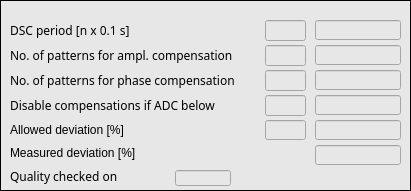
   <widget class="caFrame" name="caframe_8">
    <property name="geometry">
     <rect>
      <x>5</x>
      <y>15</y>
      <width>411</width>
      <height>191</height>
     </rect>
    </property>
    <property name="styleSheet">
     <string notr="true">background-color: rgb(231, 231, 231);</string>
    </property>
    <property name="frameShape">
     <enum>QFrame::Box</enum>
    </property>
    <property name="frameShadow">
     <enum>QFrame::Plain</enum>
    </property>
    <property name="lineWidth">
     <number>1</number>
    </property>
    <property name="midLineWidth">
     <number>1</number>
    </property>
    <property name="background">
     <color>
      <red>0</red>
      <green>0</green>
      <blue>0</blue>
     </color>
    </property>
    <property name="backgroundMode">
     <enum>caFrame::Filled</enum>
    </property>
    <widget class="QLabel" name="label_47">
     <property name="geometry">
      <rect>
       <x>10</x>
       <y>45</y>
       <width>256</width>
       <height>20</height>
      </rect>
     </property>
     <property name="font">
      <font>
       <family>Sans Serif</family>
       <pointsize>9</pointsize>
      </font>
     </property>
     <property name="text">
      <string>No. of patterns for ampl. compensation</string>
     </property>
    </widget>
    <widget class="QLabel" name="label_49">
     <property name="geometry">
      <rect>
       <x>10</x>
       <y>20</y>
       <width>141</width>
       <height>20</height>
      </rect>
     </property>
     <property name="font">
      <font>
       <family>Sans Serif</family>
       <pointsize>9</pointsize>
      </font>
     </property>
     <property name="text">
      <string>DSC period [n x 0.1 s]</string>
     </property>
    </widget>
    <widget class="caTextEntry" name="catextentry_2">
     <property name="geometry">
      <rect>
       <x>265</x>
       <y>20</y>
       <width>41</width>
       <height>21</height>
      </rect>
     </property>
     <property name="font">
      <font>
       <family>Sans Serif</family>
       <pointsize>10</pointsize>
      </font>
     </property>
     <property name="alignment">
      <set>Qt::AlignRight|Qt::AlignTrailing|Qt::AlignVCenter</set>
     </property>
     <property name="channel" stdset="0">
      <string notr="true">$(BPM):dsc:frequency_sp</string>
     </property>
     <property name="foreground">
      <color>
       <red>170</red>
       <green>0</green>
       <blue>0</blue>
      </color>
     </property>
     <property name="background">
      <color>
       <red>255</red>
       <green>255</green>
       <blue>127</blue>
      </color>
     </property>
     <property name="colorMode">
      <enum>caLineEdit::Static</enum>
     </property>
     <property name="limitsMode">
      <enum>caLineEdit::User</enum>
     </property>
     <property name="maxValue">
      <double>200.000000000000000</double>
     </property>
     <property name="minValue">
      <double>10.000000000000000</double>
     </property>
     <property name="fontScaleMode">
      <enum>caLineEdit::WidthAndHeight</enum>
     </property>
    </widget>
    <widget class="QLabel" name="label_48">
     <property name="geometry">
      <rect>
       <x>10</x>
       <y>70</y>
       <width>256</width>
       <height>20</height>
      </rect>
     </property>
     <property name="font">
      <font>
       <family>Sans Serif</family>
       <pointsize>9</pointsize>
      </font>
     </property>
     <property name="text">
      <string>No. of patterns for phase compensation</string>
     </property>
    </widget>
    <widget class="caTextEntry" name="catextentry_3">
     <property name="geometry">
      <rect>
       <x>265</x>
       <y>45</y>
       <width>41</width>
       <height>21</height>
      </rect>
     </property>
     <property name="font">
      <font>
       <family>Sans Serif</family>
       <pointsize>10</pointsize>
      </font>
     </property>
     <property name="alignment">
      <set>Qt::AlignRight|Qt::AlignTrailing|Qt::AlignVCenter</set>
     </property>
     <property name="channel" stdset="0">
      <string notr="true">$(BPM):dsc:avg_gain_patt_sp</string>
     </property>
     <property name="foreground">
      <color>
       <red>170</red>
       <green>0</green>
       <blue>0</blue>
      </color>
     </property>
     <property name="background">
      <color>
       <red>255</red>
       <green>255</green>
       <blue>127</blue>
      </color>
     </property>
     <property name="colorMode">
      <enum>caLineEdit::Static</enum>
     </property>
     <property name="limitsMode">
      <enum>caLineEdit::User</enum>
     </property>
     <property name="maxValue">
      <double>16.000000000000000</double>
     </property>
     <property name="minValue">
      <double>4.000000000000000</double>
     </property>
     <property name="fontScaleMode">
      <enum>caLineEdit::WidthAndHeight</enum>
     </property>
    </widget>
    <widget class="caTextEntry" name="catextentry_4">
     <property name="geometry">
      <rect>
       <x>265</x>
       <y>70</y>
       <width>41</width>
       <height>21</height>
      </rect>
     </property>
     <property name="font">
      <font>
       <family>Sans Serif</family>
       <pointsize>10</pointsize>
      </font>
     </property>
     <property name="alignment">
      <set>Qt::AlignRight|Qt::AlignTrailing|Qt::AlignVCenter</set>
     </property>
     <property name="channel" stdset="0">
      <string notr="true">$(BPM):dsc:avg_ph_patt_sp</string>
     </property>
     <property name="foreground">
      <color>
       <red>170</red>
       <green>0</green>
       <blue>0</blue>
      </color>
     </property>
     <property name="background">
      <color>
       <red>255</red>
       <green>255</green>
       <blue>127</blue>
      </color>
     </property>
     <property name="colorMode">
      <enum>caLineEdit::Static</enum>
     </property>
     <property name="limitsMode">
      <enum>caLineEdit::User</enum>
     </property>
     <property name="maxValue">
      <double>16.000000000000000</double>
     </property>
     <property name="minValue">
      <double>4.000000000000000</double>
     </property>
     <property name="fontScaleMode">
      <enum>caLineEdit::WidthAndHeight</enum>
     </property>
    </widget>
    <widget class="QLabel" name="label_50">
     <property name="geometry">
      <rect>
       <x>10</x>
       <y>95</y>
       <width>256</width>
       <height>20</height>
      </rect>
     </property>
     <property name="font">
      <font>
       <family>Sans Serif</family>
       <pointsize>9</pointsize>
      </font>
     </property>
     <property name="text">
      <string>Disable compensations if ADC below</string>
     </property>
    </widget>
    <widget class="caTextEntry" name="catextentry_5">
     <property name="geometry">
      <rect>
       <x>265</x>
       <y>95</y>
       <width>41</width>
       <height>21</height>
      </rect>
     </property>
     <property name="font">
      <font>
       <family>Sans Serif</family>
       <pointsize>10</pointsize>
      </font>
     </property>
     <property name="alignment">
      <set>Qt::AlignRight|Qt::AlignTrailing|Qt::AlignVCenter</set>
     </property>
     <property name="channel" stdset="0">
      <string notr="true">$(BPM):dsc:maxadc_thr_sp</string>
     </property>
     <property name="foreground">
      <color>
       <red>170</red>
       <green>0</green>
       <blue>0</blue>
      </color>
     </property>
     <property name="background">
      <color>
       <red>255</red>
       <green>255</green>
       <blue>127</blue>
      </color>
     </property>
     <property name="colorMode">
      <enum>caLineEdit::Static</enum>
     </property>
     <property name="fontScaleMode">
      <enum>caLineEdit::WidthAndHeight</enum>
     </property>
    </widget>
    <widget class="QLabel" name="label_32">
     <property name="geometry">
      <rect>
       <x>10</x>
       <y>120</y>
       <width>161</width>
       <height>20</height>
      </rect>
     </property>
     <property name="font">
      <font>
       <pointsize>9</pointsize>
      </font>
     </property>
     <property name="text">
      <string>Allowed deviation [%]</string>
     </property>
    </widget>
    <widget class="caTextEntry" name="catextentry">
     <property name="geometry">
      <rect>
       <x>265</x>
       <y>120</y>
       <width>41</width>
       <height>20</height>
      </rect>
     </property>
     <property name="font">
      <font>
       <family>Sans Serif</family>
       <pointsize>9</pointsize>
      </font>
     </property>
     <property name="alignment">
      <set>Qt::AlignRight|Qt::AlignTrailing|Qt::AlignVCenter</set>
     </property>
     <property name="channel" stdset="0">
      <string notr="true">$(BPM):dsc:tolerance_thr_sp</string>
     </property>
     <property name="foreground">
      <color>
       <red>170</red>
       <green>0</green>
       <blue>0</blue>
      </color>
     </property>
     <property name="background">
      <color>
       <red>255</red>
       <green>255</green>
       <blue>127</blue>
      </color>
     </property>
     <property name="colorMode">
      <enum>caLineEdit::Static</enum>
     </property>
     <property name="fontScaleMode">
      <enum>caLineEdit::WidthAndHeight</enum>
     </property>
    </widget>
    <widget class="QLabel" name="label_34">
     <property name="geometry">
      <rect>
       <x>10</x>
       <y>145</y>
       <width>161</width>
       <height>16</height>
      </rect>
     </property>
     <property name="font">
      <font>
       <pointsize>9</pointsize>
      </font>
     </property>
     <property name="text">
      <string>Measured deviation [%]</string>
     </property>
    </widget>
    <widget class="QLabel" name="label_16">
     <property name="geometry">
      <rect>
       <x>10</x>
       <y>166</y>
       <width>149</width>
       <height>21</height>
      </rect>
     </property>
     <property name="font">
      <font>
       <family>Sans Serif</family>
       <pointsize>9</pointsize>
      </font>
     </property>
     <property name="text">
      <string>Quality checked on</string>
     </property>
    </widget>
    <widget class="caLineEdit" name="calineedit">
     <property name="geometry">
      <rect>
       <x>175</x>
       <y>170</y>
       <width>56</width>
       <height>16</height>
      </rect>
     </property>
     <property name="font">
      <font>
       <family>Sans Serif</family>
       <pointsize>10</pointsize>
      </font>
     </property>
     <property name="channel" stdset="0">
      <string notr="true">$(BPM):dsc:qselect</string>
     </property>
     <property name="background">
      <color>
       <red>255</red>
       <green>255</green>
       <blue>255</blue>
      </color>
     </property>
     <property name="colorMode">
      <enum>caLineEdit::Static</enum>
     </property>
     <property name="fontScaleMode">
      <enum>caLineEdit::WidthAndHeight</enum>
     </property>
    </widget>
    <widget class="caLineEdit" name="calineedit_35">
     <property name="geometry">
      <rect>
       <x>315</x>
       <y>20</y>
       <width>86</width>
       <height>20</height>
      </rect>
     </property>
     <property name="font">
      <font>
       <family>Sans Serif</family>
       <pointsize>10</pointsize>
      </font>
     </property>
     <property name="alignment">
      <set>Qt::AlignCenter</set>
     </property>
     <property name="readOnly">
      <bool>true</bool>
     </property>
     <property name="channel" stdset="0">
      <string notr="true">$(BPM):dsc:frequency_mon</string>
     </property>
     <property name="foreground">
      <color>
       <red>0</red>
       <green>0</green>
       <blue>0</blue>
      </color>
     </property>
     <property name="background">
      <color>
       <red>255</red>
       <green>255</green>
       <blue>255</blue>
      </color>
     </property>
     <property name="colorMode">
      <enum>caLineEdit::Static</enum>
     </property>
     <property name="frameLineWidth" stdset="0">
      <number>1</number>
     </property>
     <property name="fontScaleMode">
      <enum>caLineEdit::WidthAndHeight</enum>
     </property>
     <property name="unitsEnabled">
      <bool>true</bool>
     </property>
    </widget>
    <widget class="caLineEdit" name="calineedit_36">
     <property name="geometry">
      <rect>
       <x>315</x>
       <y>45</y>
       <width>86</width>
       <height>20</height>
      </rect>
     </property>
     <property name="font">
      <font>
       <family>Sans Serif</family>
       <pointsize>10</pointsize>
      </font>
     </property>
     <property name="alignment">
      <set>Qt::AlignCenter</set>
     </property>
     <property name="readOnly">
      <bool>true</bool>
     </property>
     <property name="channel" stdset="0">
      <string notr="true">$(BPM):dsc:avg_gain_patt_mon</string>
     </property>
     <property name="foreground">
      <color>
       <red>0</red>
       <green>0</green>
       <blue>0</blue>
      </color>
     </property>
     <property name="background">
      <color>
       <red>255</red>
       <green>255</green>
       <blue>255</blue>
      </color>
     </property>
     <property name="colorMode">
      <enum>caLineEdit::Static</enum>
     </property>
     <property name="frameLineWidth" stdset="0">
      <number>1</number>
     </property>
     <property name="fontScaleMode">
      <enum>caLineEdit::WidthAndHeight</enum>
     </property>
     <property name="unitsEnabled">
      <bool>true</bool>
     </property>
    </widget>
    <widget class="caLineEdit" name="calineedit_37">
     <property name="geometry">
      <rect>
       <x>315</x>
       <y>70</y>
       <width>86</width>
       <height>20</height>
      </rect>
     </property>
     <property name="font">
      <font>
       <family>Sans Serif</family>
       <pointsize>10</pointsize>
      </font>
     </property>
     <property name="alignment">
      <set>Qt::AlignCenter</set>
     </property>
     <property name="readOnly">
      <bool>true</bool>
     </property>
     <property name="channel" stdset="0">
      <string notr="true">$(BPM):dsc:avg_ph_patt_mon</string>
     </property>
     <property name="foreground">
      <color>
       <red>0</red>
       <green>0</green>
       <blue>0</blue>
      </color>
     </property>
     <property name="background">
      <color>
       <red>255</red>
       <green>255</green>
       <blue>255</blue>
      </color>
     </property>
     <property name="colorMode">
      <enum>caLineEdit::Static</enum>
     </property>
     <property name="frameLineWidth" stdset="0">
      <number>1</number>
     </property>
     <property name="fontScaleMode">
      <enum>caLineEdit::WidthAndHeight</enum>
     </property>
     <property name="unitsEnabled">
      <bool>true</bool>
     </property>
    </widget>
    <widget class="caLineEdit" name="calineedit_38">
     <property name="geometry">
      <rect>
       <x>315</x>
       <y>95</y>
       <width>86</width>
       <height>20</height>
      </rect>
     </property>
     <property name="font">
      <font>
       <family>Sans Serif</family>
       <pointsize>10</pointsize>
      </font>
     </property>
     <property name="alignment">
      <set>Qt::AlignLeading|Qt::AlignLeft|Qt::AlignVCenter</set>
     </property>
     <property name="readOnly">
      <bool>true</bool>
     </property>
     <property name="channel" stdset="0">
      <string notr="true">$(BPM):dsc:maxadc_thr_mon</string>
     </property>
     <property name="foreground">
      <color>
       <red>0</red>
       <green>0</green>
       <blue>0</blue>
      </color>
     </property>
     <property name="background">
      <color>
       <red>255</red>
       <green>255</green>
       <blue>255</blue>
      </color>
     </property>
     <property name="colorMode">
      <enum>caLineEdit::Static</enum>
     </property>
     <property name="frameLineWidth" stdset="0">
      <number>1</number>
     </property>
     <property name="fontScaleMode">
      <enum>caLineEdit::WidthAndHeight</enum>
     </property>
     <property name="unitsEnabled">
      <bool>true</bool>
     </property>
    </widget>
    <widget class="caLineEdit" name="calineedit_39">
     <property name="geometry">
      <rect>
       <x>315</x>
       <y>120</y>
       <width>86</width>
       <height>20</height>
      </rect>
     </property>
     <property name="font">
      <font>
       <family>Sans Serif</family>
       <pointsize>10</pointsize>
      </font>
     </property>
     <property name="alignment">
      <set>Qt::AlignCenter</set>
     </property>
     <property name="readOnly">
      <bool>true</bool>
     </property>
     <property name="channel" stdset="0">
      <string notr="true">$(BPM):dsc:tolerance_thr_mon</string>
     </property>
     <property name="foreground">
      <color>
       <red>0</red>
       <green>0</green>
       <blue>0</blue>
      </color>
     </property>
     <property name="background">
      <color>
       <red>255</red>
       <green>255</green>
       <blue>255</blue>
      </color>
     </property>
     <property name="colorMode">
      <enum>caLineEdit::Static</enum>
     </property>
     <property name="frameLineWidth" stdset="0">
      <number>1</number>
     </property>
     <property name="fontScaleMode">
      <enum>caLineEdit::WidthAndHeight</enum>
     </property>
     <property name="unitsEnabled">
      <bool>true</bool>
     </property>
    </widget>
    <widget class="caLineEdit" name="calineedit_40">
     <property name="geometry">
      <rect>
       <x>315</x>
       <y>145</y>
       <width>86</width>
       <height>20</height>
      </rect>
     </property>
     <property name="font">
      <font>
       <family>Sans Serif</family>
       <pointsize>10</pointsize>
      </font>
     </property>
     <property name="alignment">
      <set>Qt::AlignCenter</set>
     </property>
     <property name="readOnly">
      <bool>true</bool>
     </property>
     <property name="channel" stdset="0">
      <string notr="true">$(BPM):dsc:tolerance_curr_mon</string>
     </property>
     <property name="foreground">
      <color>
       <red>0</red>
       <green>0</green>
       <blue>0</blue>
      </color>
     </property>
     <property name="background">
      <color>
       <red>255</red>
       <green>255</green>
       <blue>255</blue>
      </color>
     </property>
     <property name="colorMode">
      <enum>caLineEdit::Static</enum>
     </property>
     <property name="frameLineWidth" stdset="0">
      <number>1</number>
     </property>
     <property name="fontScaleMode">
      <enum>caLineEdit::WidthAndHeight</enum>
     </property>
     <property name="unitsEnabled">
      <bool>true</bool>
     </property>
    </widget>
   </widget>
